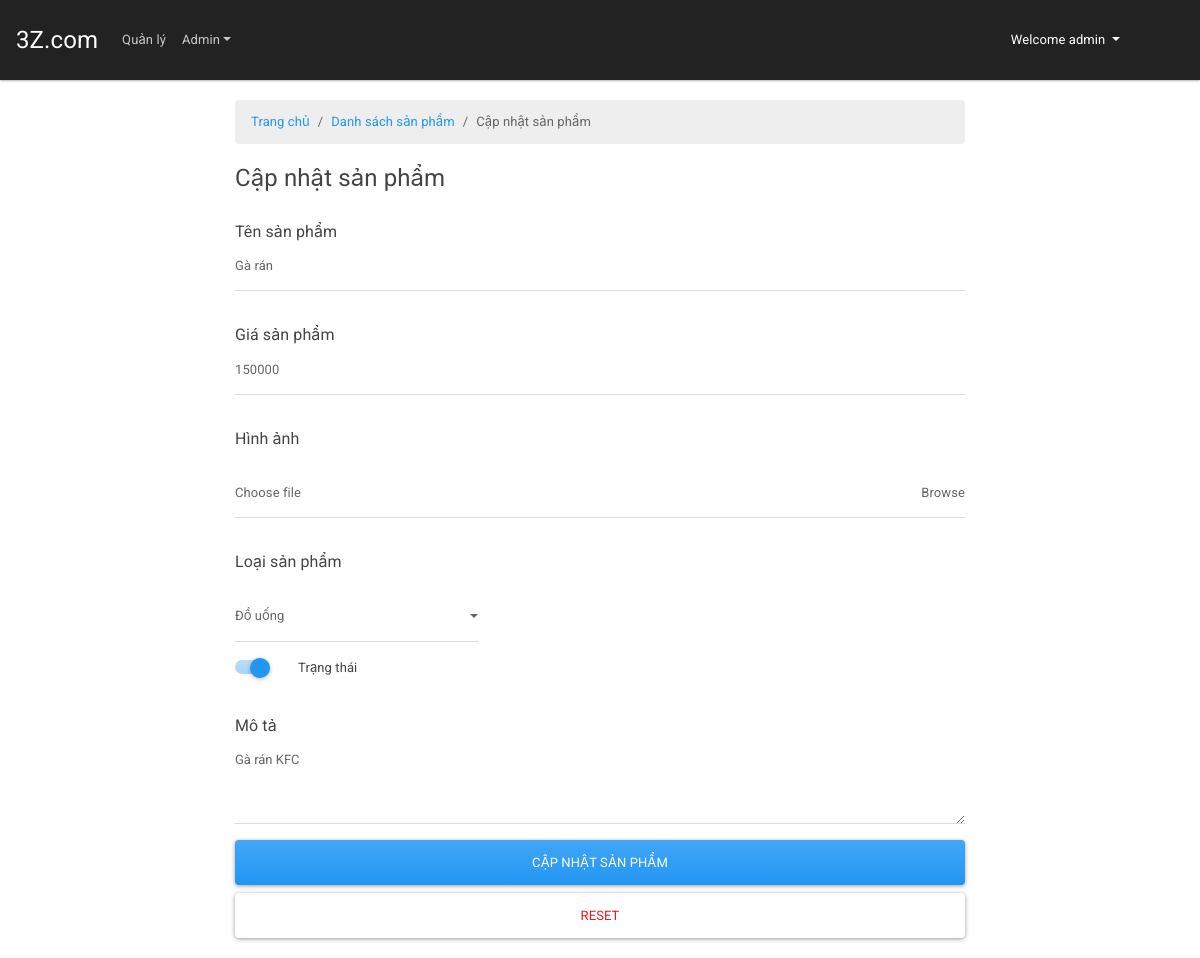
Before: /admin/update_product.php?id=6 (signed in) with the older database file.
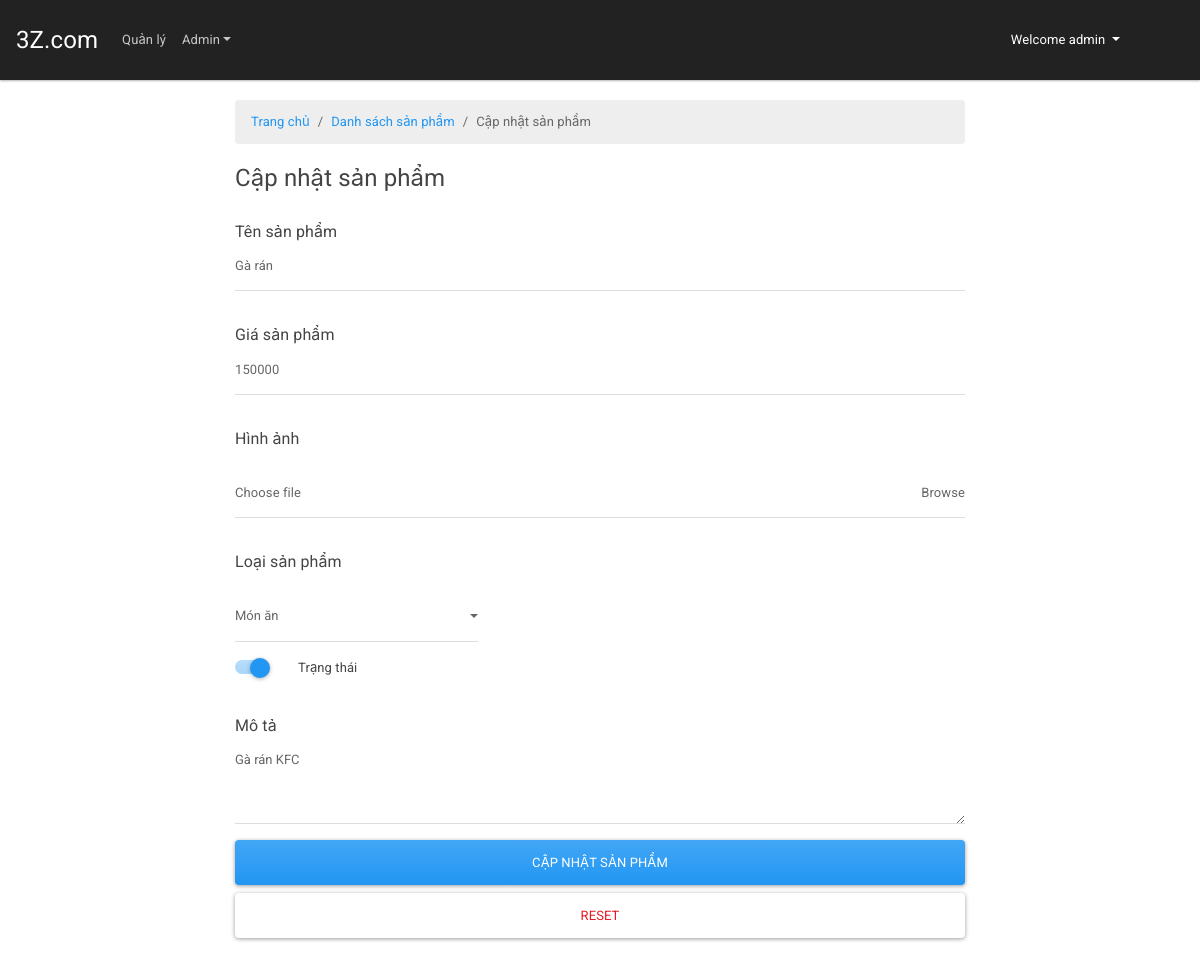
After: the same page with the newer database file.
### tables this page shows
CREATE TABLE `product` (
  `ID` int(11) NOT NULL,
  `NAME` varchar(200) NOT NULL,
  `PRICE` int(11) NOT NULL,
  `IMAGE` text NOT NULL,
  `DESCRIPTION` text NOT NULL,
  `TYPE` varchar(50) NOT NULL DEFAULT 'Đồ uống',
  `STATUS` int(11) NOT NULL
);

### inc/connect.php (called while the page is built, shortened)
<?php
	class Connection implements QL
	{
		private static $conn = NULL;
		private static $pre = NULL;
		private static $sql = NULL;
		public static function connect()
		{
			if(self::$conn === NULL){
				try {
					self::$conn = new PDO('mysql:host=' . HOSTNAME . ';dbname=' . DBNAME, USERNAME, PASSWORD, array(PDO::MYSQL_ATTR_INIT_COMMAND=>'SET NAMES utf8'));
					self::$conn -> setAttribute(PDO::ATTR_ERRMODE, PDO::ERRMODE_EXCEPTION);
					return self::$conn;
				} catch (PDOException $ex) {
					echo $ex -> getMessage();
				}
			}
		}
		public static function disconnect()
		{
			if(self::$conn !== NULL) self::$conn = NULL;
		}
		public function getRowByWhere($table, $where, $field)
		{
			if(self::$conn !== NULL){
				self::$sql = "SELECT {$field} FROM {$table} WHERE {$where}";
				self::$pre = self::$conn -> prepare(self::$sql);
				self::$pre -> execute();
				return self::$pre -> fetch();
			} else{ return 0; }
		}
	}
?>

### admin/update_product.php (the view, shortened to what this page needs)
<?php
	include_once '../inc/header.php';
	include_once '../inc/connect.php';
    include_once '../inc/nav.php';
    $conn = new Connection();
	if(isset($_GET['id']) && filter_var($_GET['id'], FILTER_VALIDATE_INT)){
		$id = $_GET['id'];
		$where = "ID = {$id}";
        $data = $conn -> getRowByWhere('product', $where, '*');
        list($id, $name, $price, $image, $description, $type, $status) = $data;
	} else{
        header('location: ./list_product.php');
        die('ID is undefined');
    }
?>
<div class="container">
	<div class="row">
		<div class="col-12 col-xs-12 col-sm-12 col-md-12 col-lg-8 m-auto">
			<ol class="breadcrumb">
              <li class="breadcrumb-item"><a href="../">Trang chủ</a></li>
              <li class="breadcrumb-item"><a href="./list_product.php">Danh sách sản phẩm</a></li>
			  <li class="breadcrumb-item active">Cập nhật sản phẩm</li>
			</ol>
			<form action="#" method="POST" enctype="multipart/form-data">
				<fieldset>
					<legend>Cập nhật sản phẩm</legend>
					<div class="form-group">
					  <label class="col-form-label" for="name">Tên sản phẩm</label>
					  <input type="text" class="form-control input-edit" placeholder="Name" name="name" id="name" autocomplete="off" required value="<?php if(isset($name)) echo $name; ?>">
					</div>
					<div class="form-group">
					  <label class="col-form-label" for="price">Giá sản phẩm</label>
					  <input type="number" class="form-control input-edit" placeholder="Price" name="price" id="price" autocomplete="off" required value="<?php if(isset($price)) echo $price; ?>">
					</div>
					 <div class="form-group">
					 	<label class="col-form-label" for="image">Hình ảnh</label>
					    <div class="input-group mb-3">
					      <div class="custom-file">
					        <label class="custom-file-label" for="image">Choose file</label>
					      </div>
					    </div>
					</div>
					<div class="form-group">
				        <label class="col-form-label" for="type">Loại sản phẩm</label>
				      	<select class="form-control col-4" id="type" name="type">
					        <option value="Đồ uống" <?php if(isset($type) && $type === 'Đồ uống') echo 'selected'; ?>>Đồ uống</option>
					        <option value="Món ăn" <?php if(isset($type) && $type === 'Món ăn') echo 'selected'; ?>>Món ăn</option>
				      	</select>
				    </div>
					<div class="form-group">
					    <div class="custom-control custom-switch">
					      	<label class="custom-control-label" for="status">Trạng thái</label>
					    </div>
					</div>
					<div class="form-group">
					  <label class="col-form-label" for="description">Mô tả</label>
					  <textarea class="form-control input-edit" id="description" name="description" rows="3" autocomplete="off"><?php if(isset($description)) echo $description; ?></textarea>
					</div>
					<button type="submit" class="btn btn-block btn-primary">Cập nhật sản phẩm</button>
					<button type="reset" class="btn btn-block btn-outline-danger">Reset</button>
				</fieldset>
			</form><br />
		</div>
	</div>
</div>
<?php include_once '../inc/footer.php'; ?>

### inc/header.php (shortened to what this page needs)
<!DOCTYPE html>
<html lang="en">
<head>
	<link rel="stylesheet" href="https://use.fontawesome.com/releases/v5.6.3/css/all.css" />
	<link rel="stylesheet" href="https://bootswatch.com/4/materia/bootstrap.min.css">
	<link rel="stylesheet" href="https://cdnjs.cloudflare.com/ajax/libs/animate.css/3.7.0/animate.min.css">
</head>
<body>

### inc/nav.php (shortened to what this page needs)
<nav class="navbar navbar-expand-lg navbar-dark bg-dark">
  <a class="navbar-brand" href="<?php echo $_SESSION['BASE_URL']; ?>">3Z.com</a>
  <div class="collapse navbar-collapse" id="navbarColor02">
    <ul class="navbar-nav mr-auto">
      <li class="nav-item">
        <a class="nav-link" href="<?php echo $_SESSION['BASE_URL']; ?>manage.php">Quản lý</a>
      </li>
       <li class="nav-item dropdown">
        <a class="nav-link dropdown-toggle" data-toggle="dropdown" href="#" role="button" aria-haspopup="true" aria-expanded="false">Admin</a>
      </li>
    </ul>
      <?php if(isset($_SESSION['USERNAME'])) { ?>
        <div class="nav-item dropdown mr-5">
          <a class="nav-link dropdown-toggle text-light" data-toggle="dropdown" href="#" role="button" aria-haspopup="true" aria-expanded="false">
            Welcome <?php echo $_SESSION['USERNAME']; ?>
          </a>
        </div>
      <?php } ?>
  </div>
</nav>

### inc/footer.php (shortened to what this page needs)
</body>
</html>

### assets/css/admin.css (style rules this page uses)
* { padding: 0; margin: 0; }
html, body { padding: 0; box-sizing: border-box; }
.container, .container-fluid { margin-top: 20px; }
.navbar { user-select: none !important; }
.input-edit { margin-top: -20px }

Changed rows visible on the page:
changed product "Gà rán": type (not shown) → "Món ăn"
Other visible differences:
form field type: "Đồ uống" → (not shown)
